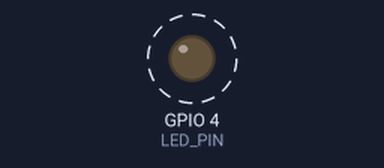
Bench run of a sketch on a simulated ESP32. Shown: output pins drawn as LEDs (lit = HIGH). Dashed ring = blinking.

Above: at 0.2 s.
Timing chart, 0 to 3.0 s (numbered marks = the images above):
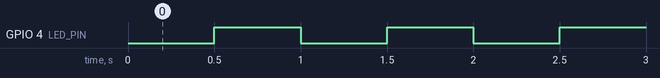

The sketch:

sketch_timer_interupt.ino
```cpp
#define LED_PIN 4

hw_timer_t *Timer0_Cfg = NULL;

void ARDUINO_ISR_ATTR Timer0_ISR()
{
digitalWrite(LED_PIN, !digitalRead(LED_PIN));
}

void setup()
{
pinMode(LED_PIN, OUTPUT);

Timer0_Cfg = timerBegin(1000000);

timerAttachInterrupt(Timer0_Cfg, &Timer0_ISR);

timerAlarm(Timer0_Cfg, 500000, true, 0);
}

void loop()
{
}
```

Measured:
- by itself, GPIO 4 (LED_PIN): alternates HIGH for 0.50 s and LOW for 0.50 s
